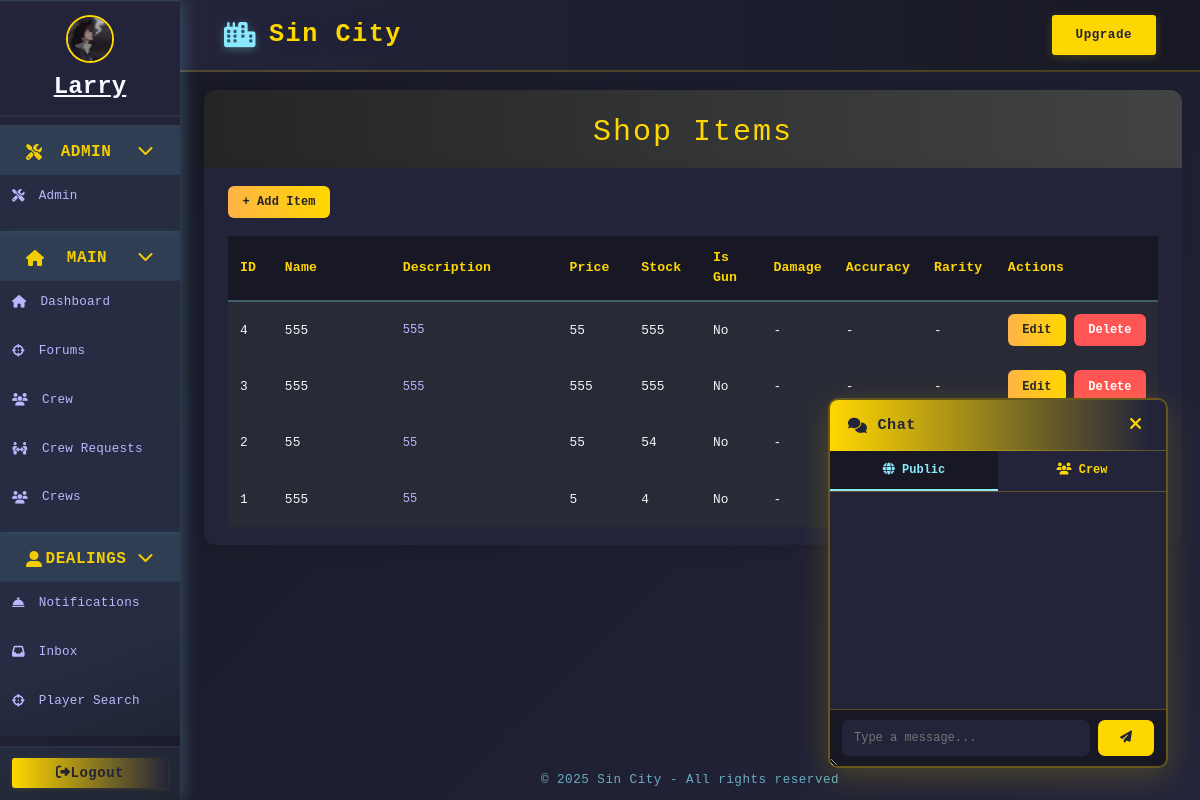
Screenshot of /admin/shop (signed in) with the database file from the repository.
### models/character.py (models this page shows, shortened)
class Character(db.Model):
    __tablename__ = 'character'
    id = db.Column(db.Integer, primary_key=True)
    user_id = db.Column(db.Integer, db.ForeignKey('user.id'), nullable=True)
    user = db.relationship('User', backref=db.backref('linked_character', overlaps="linked_characters"), foreign_keys=[user_id], overlaps="linked_characters")
    name = db.Column(db.String(64), unique=True, nullable=False)
    bodyguards = db.Column(db.Integer, default=0)
    health = db.Column(db.Integer, default=100)
    money = db.Column(db.Integer, default=250)
    level = db.Column(db.Integer, default=1)
    xp = db.Column(db.Integer, default=0)
    last_crime_time = db.Column(db.DateTime, nullable=True)
    last_travel_time = db.Column(db.DateTime, nullable=True)
    city = db.Column(db.String(64), default="New York")
    gun_id = db.Column(db.Integer, db.ForeignKey('shop_item.id'))
    gun = db.relationship('ShopItem', foreign_keys=[gun_id])
    in_jail = db.Column(db.Boolean, default=False)
    jail_until = db.Column(db.DateTime, nullable=True)
    bar_timer = db.Column(db.DateTime, nullable=True)
    bar_cooldown = db.Column(db.Integer, default=60)
    crime_group_id = db.Column(db.Integer, db.ForeignKey('organized_crime.id'))
    crime_group = db.relationship("OrganizedCrime", back_populates="members", foreign_keys=[crime_group_id])
    master_id = db.Column(db.Integer, db.ForeignKey('user.id'))
    equipped_gun_id = db.Column(db.Integer, db.ForeignKey('gun.id'), nullable=True)
    equipped_gun = db.relationship('Gun', foreign_keys=[equipped_gun_id])
    earn_streak = db.Column(db.Integer, default=0)
    last_earned = db.Column(db.DateTime, nullable=True)
    is_alive = db.Column(db.Boolean, default=True)
    profile_image = db.Column(db.String(255), nullable=True)
    crew_id = db.Column(db.Integer, db.ForeignKey('crew.id'))
    linked_user = db.relationship('User', foreign_keys=[user_id], overlaps="linked_character,linked_characters,user")
    crew = db.relationship('Crew', backref='characters')

### models/shop.py (models this page shows)
class ShopItem(db.Model):
    id = db.Column(db.Integer, primary_key=True)
    name = db.Column(db.String(64), nullable=False)
    description = db.Column(db.String(256))
    price = db.Column(db.Integer, nullable=False)
    stock = db.Column(db.Integer, nullable=False, default=0)
    is_gun = db.Column(db.Boolean, default=False)
    damage = db.Column(db.Integer, default=0)
    gun_id = db.Column(db.Integer, db.ForeignKey('gun.id', ondelete='CASCADE'), nullable=True)
    gun = db.relationship('Gun')

### models/admin.py (the view)
@admin_bp.route('/shop')
@limiter.limit("20 per minute")
@admin_required
def admin_shop():
    items = ShopItem.query.order_by(ShopItem.id.desc()).all()
    return render_template('admin/shop.html', items=items)

### models/forms.py
class UpgradeForm(FlaskForm):
    submit = SubmitField('Upgrade')

class ChatForm(FlaskForm):
    message = StringField('Message', validators=[DataRequired()])
    submit = SubmitField('Send')

### app.py (called while the page is built)
@app.before_request
def update_last_seen():
    if current_user.is_authenticated:
        now = datetime.utcnow()
        if not current_user.last_seen or (now - current_user.last_seen).seconds > 1:
            current_user.last_seen = now
            db.session.commit()

@app.before_request
def enable_sqlite_fk():
    if db.engine.url.drivername == 'sqlite':
        with db.engine.connect() as conn:
            conn.execute(db.text("PRAGMA foreign_keys=ON"))

@login_manager.user_loader
def load_user(user_id):
    return db.session.get(User, int(user_id))

@app.context_processor
def inject_upgrade_form():
    return dict(upgrade_form=UpgradeForm())

@app.context_processor
def inject_user():
    return dict(user=current_user)

@app.context_processor
def inject_current_character():
    from flask_login import current_user
    if current_user.is_authenticated:
        character = Character.query.filter_by(master_id=current_user.id, is_alive=True).first()
        return dict(current_character=character)
    return dict(current_character=None)

@app.context_processor
def inject_is_godfather():
    if current_user.is_authenticated:
        character = Character.query.filter_by(master_id=current_user.id, is_alive=True).first()
        if character and Godfather.query.filter_by(character_id=character.id).first():
            return dict(is_godfather=True)
    return dict(is_godfather=False)

@app.context_processor
def inject_now():
    from datetime import datetime
    return {'now': datetime.utcnow}

@app.context_processor
def inject_chat_form():
    return dict(chat_form=ChatForm())

### models/admin.py (called while the page is built)
def admin_required(f):
    from functools import wraps
    @wraps(f)
    def decorated_function(*args, **kwargs):
        if not current_user.is_authenticated or not getattr(current_user, 'is_admin', False):
            flash("Admin access required.", "danger")
            return redirect(url_for('dashboard'))
        return f(*args, **kwargs)
    return decorated_function

### templates/admin/shop.html (shortened to what this page needs)
{% extends "base.html" %}
{% block content %}
<div class="forums-header">
    <h1>Shop Items</h1>
</div>
<div class="forums-list">
    <a href="{{ url_for('admin.admin_add_shop_item') }}" class="btn btn-primary" style="margin-bottom:18px;">+ Add Item</a>
    <table class="forum-table">
        <tr>
            <th style="width:5%;">ID</th>
            <th style="width:15%;">Name</th>
            <th style="width:20%;">Description</th>
            <th style="width:8%;">Price</th>
            <th style="width:8%;">Stock</th>
            <th style="width:7%;">Is Gun</th>
            <th style="width:7%;">Damage</th>
            <th style="width:7%;">Accuracy</th>
            <th style="width:8%;">Rarity</th>
            <th style="width:15%;">Actions</th>
        </tr>
        {% for item in items %}
        <tr>
            <td>{{ item.id }}</td>
            <td>{{ item.name }}</td>
            <td class="forum-desc">{{ item.description }}</td>
            <td>{{ item.price }}</td>
            <td>{{ item.stock }}</td>
            <td>{{ 'Yes' if item.is_gun else 'No' }}</td>
            <td>
                {% if item.is_gun and item.gun %}
                    {{ item.gun.damage }}
                {% else %}
                    -
                {% endif %}
            </td>
            <td>
                {% if item.is_gun and item.gun %}
                    {{ (item.gun.accuracy * 100)|round(1) }}%
                {% else %}
                    -
                {% endif %}
            </td>
            <td>
                {% if item.is_gun and item.gun %}
                    {{ item.gun.rarity }}
                {% else %}
                    -
                {% endif %}
            </td>
            <td>
                <div class="forum-actions">
                    <a href="{{ url_for('admin.admin_edit_shop_item', item_id=item.id) }}" class="btn btn-primary">Edit</a>
                    <form action="{{ url_for('admin.admin_delete_shop_item', item_id=item.id) }}" method="post" style="display:inline;">
                        <button type="submit" class="btn btn-danger" onclick="return confirm('Delete this item?');">Delete</button>
                    </form>
                </div>
            </td>
        </tr>
        {% else %}
        <tr>
            <td colspan="10" class="forum-desc">No shop items available.</td>
        </tr>
        {% endfor %}
    </table>
</div>
{% endblock %}

### templates/base.html (shortened to what this page needs)
<!DOCTYPE html>
<html lang="en">
<head>
  <link rel="stylesheet" href="https://cdn.jsdelivr.net/npm/bootstrap@4.6.2/dist/css/bootstrap.min.css">
  <link rel="stylesheet" href="https://cdnjs.cloudflare.com/ajax/libs/font-awesome/6.4.2/css/all.min.css">
</head>
<body class="fade-in">
  <div class="layout-root fade-in">
    {% block sidebar %}
    <div class="sidebar {% if request.endpoint in ['login', 'register'] %}d-none{% endif %}">
      <nav class="sidebar">
        {% if current_user.is_authenticated %}
          <div class="sidebar-user">
            {% set character = current_character %}
            {% if character and character.profile_image %}
              <img
                src="{{ url_for('static', filename=character.profile_image) if not character.profile_image.startswith('http') else character.profile_image }}"
                class="crew-avatar"
                alt="avatar"
                style="width:48px;height:48px;border-radius:50%;margin-bottom:6px;border:2px solid #ffd700;object-fit:cover;"
              >
            {% else %}
              <i id="char-name" class="fas fa-user-circle"></i>
            {% endif %}
            {% if character %}
              <a href="{{ url_for('profile_by_id', char_id=character.id) }}" style="color:inherit; text-decoration: underline;">
                <strong>{{ character.name }}</strong>
              </a>
            {% else %}
              <span><strong>No character</strong></span>
            {% endif %}
          </div>
        {% endif %}
        <div class="sidebar-nav">
          {% if current_user.is_authenticated and current_user.is_admin %}
          <div class="sidebar-category">
            <div class="sidebar-category-title collapsible" onclick="toggleSidebarCategory(this)">
              <i class="fas fa-tools"></i> Admin
              <span class="collapse-arrow"><i class="fas fa-chevron-down"></i></span>
            </div>
            <div class="sidebar-subnav">
              <a href="{{ url_for('admin.admin_dashboard') }}" class="{% if request.endpoint == 'admin.index' %}active{% endif %}">
                <i class="fas fa-tools"></i> <span>Admin</span>
              </a>
            </div>
          </div>
          {% endif %}
          <div class="sidebar-category">
            <div class="sidebar-category-title collapsible" onclick="toggleSidebarCategory(this)">
              <i class="fas fa-home"></i> Main
              <span class="collapse-arrow"><i class="fas fa-chevron-down"></i></span>
            </div>
            <div class="sidebar-subnav">
              <a href="{{ url_for('dashboard') }}" class="{% if request.endpoint == 'dashboard' %}active{% endif %}">
                <i class="fas fa-home"></i> <span>Dashboard</span>
              </a>
              <a href="{{ url_for('forums') }}" class="{% if request.endpoint == 'forums' %}active{% endif %}">
                <i class="fas fa-crosshairs"></i> <span>Forums</span>
              </a>
              {% if current_user.is_authenticated and current_character and current_character.crew_id %}
              <a href="{{ url_for('crew_page', crew_id=current_character.crew_id) }}" class="{% if request.endpoint == 'crew_page' %}active{% endif %}">
                <i class="fas fa-users"></i> <span>Crew</span>
              </a>
              {% endif %}
              {% if is_godfather %}
                <a href="{{ url_for('crew_requests') }}">
                  <i class='fas fa-people-arrows'></i><span> Crew Requests</span>
                </a>
              {% endif %}
              <a href="{{ url_for('crews', crew_id=current_character.crew_id) }}" class="{% if request.endpoint == 'crews' %}active{% endif %}">
                <i class="fas fa-users"></i> <span>Crews</span>
              </a>
            </div>
          </div>
          <div class="sidebar-category">
            <div class="sidebar-category-title collapsible" onclick="toggleSidebarCategory(this)">
              <i class="fas fa-user-alt"></i> Dealings
              <span class="collapse-arrow"><i class="fas fa-chevron-down"></i></span>
            </div>
            <div class="sidebar-subnav">
              <a href="{{ url_for('notifications') }}" class="{% if request.endpoint == 'notifications' %}active{% endif %}">
                <i class="fas fa-concierge-bell"></i> <span>Notifications</span>
              </a>
              <a href="{{ url_for('inbox') }}" class="{% if request.endpoint == 'inbox' %}active{% endif %}">
                <i class="fas fa-inbox"></i> <span>Inbox</span>
              </a>
              <a href="{{ url_for('player_search') }}" class="{% if request.endpoint == 'player_search' %}active{% endif %}">
                <i class="fas fa-crosshairs"></i> <span>Player Search</span>
              </a>
              <a href="{{ url_for('travel') }}" class="{% if request.endpoint == 'travel' %}active{% endif %}">
              </a>
            </div>
          </div>
        </div>
        <div class="sidebar-footer">
          {% if current_user.is_authenticated %}
          <a href="{{ url_for('logout') }}" class="btn"><i id="fas-fa" class="fas fa-sign-out-alt"></i><span>Logout</span> </a>
          {% endif %}
        </div>
      </nav>
    </div>
    {% endblock %}
    <div class="main-area">
      <header class="topbar">
        <span class="topbar-title">
          <i class="fas fa-city"></i> <a href="/"> {%block topbar_title %}Sin City{% endblock %}</a>
        </span>
        <div class="topbar-actions">
          {% block topbar_actions %}
          {% if current_user.is_authenticated and not current_user.premium %}
          <form action="{{ url_for('upgrade') }}" method="post" class="d-inline">
            {{ upgrade_form.submit(class_="btn") }}
          </form>
          {% elif current_user.is_authenticated and current_user.premium %}
          <span class="badge">
            <i class="fas fa-crown"></i> Premium
          </span>
          {% endif %}
          {% endblock %}
        </div>
      </header>
      <main class="content-area">
        {% block content %}{% endblock %}
      </main>
      <footer>
        &copy; {{ current_year if current_year else "2025" }} Sin City - All rights reserved
      </footer>
    </div>
    {% if current_user.is_authenticated %}
    <div id="floating-chat">
      <div class="chat-header">
        <span class="chat-title"><i class="fas fa-comments"></i> Chat</span>
        <button type="button" class="chat-close" onclick="toggleChat()" title="Close chat">
          <i class="fas fa-times"></i>
        </button>
      </div>
      <div class="chat-tabs">
        <button type="button" id="tab-public" class="chat-tab active-tab" onclick="switchTab('public')">
          <i class="fas fa-globe"></i> Public
        </button>
        <button type="button" id="tab-crew" class="chat-tab" onclick="switchTab('crew')">
          <i class="fas fa-users"></i> Crew
        </button>
      </div>
      <div id="chat-messages" class="chat-messages"></div>
      <form id="chat-form" method="POST" autocomplete="off">
        {{ chat_form.message(id="chat-input", maxlength=250, placeholder="Type a message...") }}
        <button type="submit" id="chat-submit"><i class="fas fa-paper-plane"></i></button>
      </form>
    </div>
    {% endif %}
  </div>
</body>
</html>

### templates/admin/shop.html (style rules this page uses)
.forums-header { background: linear-gradient(90deg, #232526 0%, #414345 100%); padding: 2rem 2rem 1rem 2rem; border-radius: 12px 12px 0 0; box-shadow: 0 4px 16px rgba(0,0,0,0.2); margin-bottom: 0; }
.forums-header h1 { color: #ffd700; font-size: 2.5rem; text-align: center; margin-bottom: 0.5rem; letter-spacing: 2px; }
.forums-list { background: #23243a; border-radius: 0 0 12px 12px; padding: 1.5rem 2rem; box-shadow: 0 4px 16px rgba(0,0,0,0.1); }
.forum-table { width: 100%; color: #f5f6fa; border-collapse: separate; border-spacing: 0; }
.forum-table th, .forum-table td { padding: 1rem 1rem; text-align: left; vertical-align: middle; }
.forum-table th { background: #181824; color: #ffd700; font-size: 1.1rem; font-weight: bold; border-bottom: 2px solid #8be9fd55; }
.forum-table tr { background: #282a36; transition: background 0.2s; }
.forum-desc { color: #b8b8ff; font-size: 1rem; }
.forum-actions { display: flex; gap: 8px; }
.btn-primary { background: linear-gradient(90deg, #ffb347 0%, #ffd700 100%); color: #232526; border: none; padding: 0.6rem 1.2rem; border-radius: 6px; font-weight: bold; margin-bottom: 0; transition: background 0.2s; text-decoration: none; }
.btn-danger { background: #ff5555; color: #fff; border: none; padding: 0.6rem 1.2rem; border-radius: 6px; font-weight: bold; transition: background 0.2s; text-decoration: none; }

### rows the page displays
Character: profile_image (picture), name "Larry"
ShopItem: id "4", name "555", description "555", price "55", stock "555", is_gun "No"
ShopItem: id "3", name "555", description "555", price "555", stock "555", is_gun "No"
ShopItem: id "2", name "55", description "55", price "55", stock "54", is_gun "No"
ShopItem: id "1", name "555", description "55", price "5", stock "4", is_gun "No"

### other values shown
{{ current_year if current_year else "2025" }} "2025"
